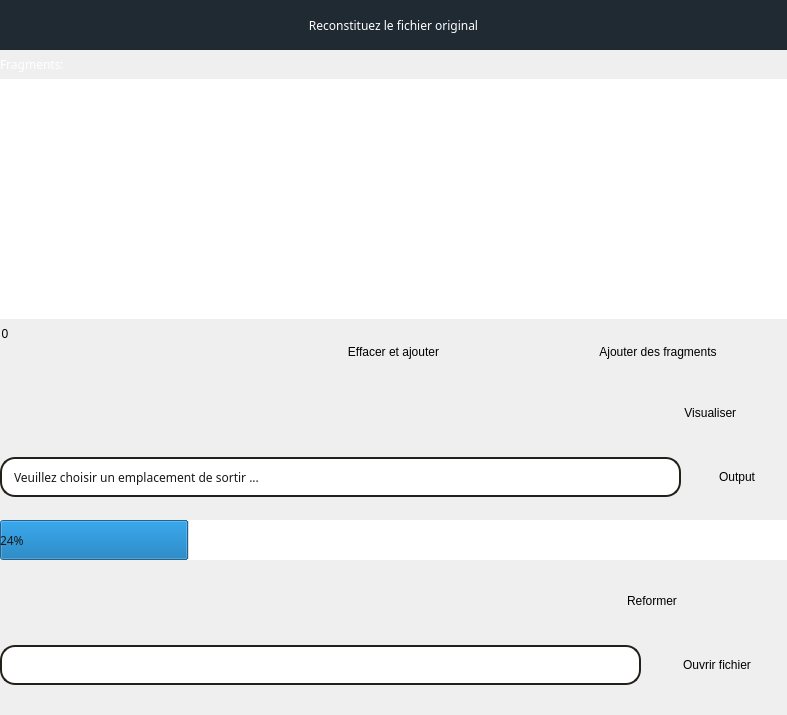
                           <widget class="QGroupBox" name="groupBox_defragmenter">
                            <property name="minimumSize">
                             <size>
                              <width>787</width>
                              <height>0</height>
                             </size>
                            </property>
                            <property name="styleSheet">
                             <string notr="true">border-width:0px;
border-style:solid;
border-color:rgba(30, 42, 25,255);</string>
                            </property>
                            <property name="title">
                             <string/>
                            </property>
                            <layout class="QGridLayout" name="gridLayout_13">
                             <property name="leftMargin">
                              <number>0</number>
                             </property>
                             <property name="topMargin">
                              <number>0</number>
                             </property>
                             <property name="rightMargin">
                              <number>0</number>
                             </property>
                             <property name="bottomMargin">
                              <number>0</number>
                             </property>
                             <item row="0" column="0">
                              <layout class="QVBoxLayout" name="verticalLayout_3">
                               <item>
                                <widget class="QLabel" name="label_10">
                                 <property name="minimumSize">
                                  <size>
                                   <width>0</width>
                                   <height>50</height>
                                  </size>
                                 </property>
                                 <property name="maximumSize">
                                  <size>
                                   <width>16777215</width>
                                   <height>50</height>
                                  </size>
                                 </property>
                                 <property name="styleSheet">
                                  <string notr="true">border-width:0px;
font: 14pt &quot;Arial Black&quot;;
font-family:bold;
color: rgba(255, 255, 255,255);
background-color: rgba(31, 42, 51,255);



</string>
                                 </property>
                                 <property name="text">
                                  <string>Reconstituez le fichier original</string>
                                 </property>
                                 <property name="alignment">
                                  <set>Qt::AlignCenter</set>
                                 </property>
                                </widget>
                               </item>
                               <item>
                                <widget class="QGroupBox" name="groupBox_11">
                                 <property name="maximumSize">
                                  <size>
                                   <width>16777215</width>
                                   <height>300</height>
                                  </size>
                                 </property>
                                 <property name="styleSheet">
                                  <string notr="true">border-width:0px;
border-style:solid;
border-color:rgba(30, 42, 25,255);</string>
                                 </property>
                                 <property name="title">
                                  <string/>
                                 </property>
                                 <layout class="QGridLayout" name="gridLayout_15">
                                  <property name="leftMargin">
                                   <number>0</number>
                                  </property>
                                  <property name="topMargin">
                                   <number>0</number>
                                  </property>
                                  <property name="rightMargin">
                                   <number>0</number>
                                  </property>
                                  <property name="bottomMargin">
                                   <number>0</number>
                                  </property>
                                  <item row="0" column="0">
                                   <layout class="QVBoxLayout" name="verticalLayout_6">
                                    <item>
                                     <widget class="QLabel" name="label_11">
                                      <property name="maximumSize">
                                       <size>
                                        <width>16777215</width>
                                        <height>40</height>
                                       </size>
                                      </property>
                                      <property name="styleSheet">
                                       <string notr="true">border-width:0px;
font: 12pt &quot;Arial Black&quot;;
font-family:bold;
color: rgba(255, 255, 255,255);




</string>
                                      </property>
                                      <property name="text">
                                       <string>Fragments: </string>
                                      </property>
                                     </widget>
                                    </item>
                                    <item>
                                     <widget class="QListWidget" name="listWidget_fichiers_a_defragmenter">
                                      <property name="minimumSize">
                                       <size>
                                        <width>0</width>
                                        <height>240</height>
                                       </size>
                                      </property>
                                      <property name="maximumSize">
                                       <size>
                                        <width>16777215</width>
                                        <height>240</height>
                                       </size>
                                      </property>
                                      <property name="styleSheet">
                                       <string notr="true">
border-width:0px;
font: 12pt &quot;Arial Black&quot;;
font-family:bold;
color: rgba(25, 25, 25,255);
</string>
                                      </property>
                                     </widget>
                                    </item>
                                   </layout>
                                  </item>
                                 </layout>
                                </widget>
                               </item>
                               <item>
                                <widget class="QGroupBox" name="groupBox_12">
                                 <property name="minimumSize">
                                  <size>
                                   <width>0</width>
                                   <height>55</height>
                                  </size>
                                 </property>
                                 <property name="maximumSize">
                                  <size>
                                   <width>16777215</width>
                                   <height>55</height>
                                  </size>
                                 </property>
                                 <property name="styleSheet">
                                  <string notr="true">border-width:0px;
border-style:solid;
border-color:rgba(30, 42, 25,255);</string>
                                 </property>
                                 <property name="title">
                                  <string>0</string>
                                 </property>
                                 <layout class="QGridLayout" name="gridLayout_16">
                                  <property name="leftMargin">
                                   <number>0</number>
                                  </property>
                                  <property name="topMargin">
                                   <number>0</number>
                                  </property>
                                  <property name="rightMargin">
                                   <number>0</number>
                                  </property>
                                  <property name="bottomMargin">
                                   <number>0</number>
                                  </property>
                                  <item row="0" column="0">
                                   <layout class="QHBoxLayout" name="horizontalLayout_7">
                                    <item>
                                     <widget class="QLabel" name="label_12">
                                      <property name="text">
                                       <string/>
                                      </property>
                                     </widget>
                                    </item>
                                    <item>
                                     <widget class="QPushButton" name="pushButton_selectionner_fragments">
                                      <property name="minimumSize">
                                       <size>
                                        <width>0</width>
                                        <height>42</height>
                                       </size>
                                      </property>
                                      <property name="maximumSize">
                                       <size>
                                        <width>270</width>
                                        <height>42</height>
                                       </size>
                                      </property>
                                      <property name="text">
                                       <string>Effacer et ajouter</string>
                                      </property>
                                     </widget>
                                    </item>
                                    <item>
                                     <widget class="QPushButton" name="pushButton_ajouter_fragments">
                                      <property name="minimumSize">
                                       <size>
                                        <width>0</width>
                                        <height>42</height>
                                       </size>
                                      </property>
                                      <property name="maximumSize">
                                       <size>
                                        <width>270</width>
                                        <height>16777215</height>
                                       </size>
                                      </property>
                                      <property name="text">
                                       <string>Ajouter des fragments</string>
                                      </property>
                                     </widget>
                                    </item>
                                   </layout>
                                  </item>
                                 </layout>
                                </widget>
                               </item>
                               <item>
                                <widget class="QGroupBox" name="groupBox_15">
                                 <property name="minimumSize">
                                  <size>
                                   <width>0</width>
                                   <height>55</height>
                                  </size>
                                 </property>
                                 <property name="maximumSize">
                                  <size>
                                   <width>16777215</width>
                                   <height>55</height>
                                  </size>
                                 </property>
                                 <property name="styleSheet">
                                  <string notr="true">border-width:0px;
border-style:solid;
border-color:rgba(30, 42, 25,255);</string>
                                 </property>
                                 <property name="title">
                                  <string/>
                                 </property>
                                 <layout class="QGridLayout" name="gridLayout_19">
                                  <property name="leftMargin">
                                   <number>0</number>
                                  </property>
                                  <property name="topMargin">
                                   <number>0</number>
                                  </property>
                                  <property name="rightMargin">
                                   <number>0</number>
                                  </property>
                                  <property name="bottomMargin">
                                   <number>0</number>
                                  </property>
                                  <item row="0" column="0">
                                   <layout class="QHBoxLayout" name="horizontalLayout_10">
                                    <item>
                                     <widget class="QLabel" name="label_14">
                                      <property name="text">
                                       <string/>
                                      </property>
                                     </widget>
                                    </item>
                                    <item>
                                     <widget class="QPushButton" name="pushButton_visualiser">
                                      <property name="minimumSize">
                                       <size>
                                        <width>0</width>
                                        <height>42</height>
                                       </size>
                                      </property>
                                      <property name="maximumSize">
                                       <size>
                                        <width>150</width>
                                        <height>42</height>
                                       </size>
                                      </property>
                                      <property name="text">
                                       <string>Visualiser </string>
                                      </property>
                                     </widget>
                                    </item>
                                   </layout>
                                  </item>
                                 </layout>
                                </widget>
                               </item>
                               <item>
                                <widget class="QGroupBox" name="groupBox_17">
                                 <property name="minimumSize">
                                  <size>
                                   <width>0</width>
                                   <height>60</height>
                                  </size>
                                 </property>
                                 <property name="title">
                                  <string/>
                                 </property>
                                 <layout class="QGridLayout" name="gridLayout_20">
                                  <property name="leftMargin">
                                   <number>0</number>
                                  </property>
                                  <property name="topMargin">
                                   <number>0</number>
                                  </property>
                                  <property name="rightMargin">
                                   <number>0</number>
                                  </property>
                                  <property name="bottomMargin">
                                   <number>0</number>
                                  </property>
                                  <item row="0" column="0">
                                   <layout class="QHBoxLayout" name="horizontalLayout_12">
                                    <item>
                                     <widget class="QLineEdit" name="lineEdit_output_directory">
                                      <property name="minimumSize">
                                       <size>
                                        <width>0</width>
                                        <height>40</height>
                                       </size>
                                      </property>
                                      <property name="styleSheet">
                                       <string notr="true">padding-left:10px;
border-width:0px;
font: 12pt &quot;Arial Black&quot;;
font-family:bold;
color: rgba(25, 25, 25,255);
border-width:2px;
border-style:solid;
border-color:rgba(35, 32, 25,255);
border-radius:15px;</string>
                                      </property>
                                      <property name="text">
                                       <string>Veuillez choisir un emplacement de sortir ...</string>
                                      </property>
                                      <property name="readOnly">
                                       <bool>true</bool>
                                      </property>
                                     </widget>
                                    </item>
                                    <item>
                                     <widget class="QPushButton" name="pushButton_output_directory">
                                      <property name="minimumSize">
                                       <size>
                                        <width>100</width>
                                        <height>42</height>
                                       </size>
                                      </property>
                                      <property name="text">
                                       <string>Output</string>
                                      </property>
                                     </widget>
                                    </item>
                                   </layout>
                                  </item>
                                 </layout>
                                </widget>
                               </item>
                               <item>
                                <widget class="QGroupBox" name="groupBox_13">
                                 <property name="minimumSize">
                                  <size>
                                   <width>0</width>
                                   <height>55</height>
                                  </size>
                                 </property>
                                 <property name="maximumSize">
                                  <size>
                                   <width>16777215</width>
                                   <height>55</height>
                                  </size>
                                 </property>
                                 <property name="styleSheet">
                                  <string notr="true">border-width:0px;
border-style:solid;
border-color:rgba(30, 42, 25,255);</string>
                                 </property>
                                 <property name="title">
                                  <string/>
                                 </property>
                                 <layout class="QGridLayout" name="gridLayout_17">
                                  <property name="leftMargin">
                                   <number>0</number>
                                  </property>
                                  <property name="topMargin">
                                   <number>0</number>
                                  </property>
                                  <property name="rightMargin">
                                   <number>0</number>
                                  </property>
                                  <property name="bottomMargin">
                                   <number>0</number>
                                  </property>
                                  <item row="0" column="0">
                                   <layout class="QHBoxLayout" name="horizontalLayout_8">
                                    <item>
                                     <widget class="QProgressBar" name="progressBar_defragmentation">
                                      <property name="minimumSize">
                                       <size>
                                        <width>0</width>
                                        <height>40</height>
                                       </size>
                                      </property>
                                      <property name="styleSheet">
                                       <string notr="true">
font: 12pt &quot;Arial Black&quot;;
font-family:bold;
color: rgba(25, 25, 25,255);




</string>
                                      </property>
                                      <property name="value">
                                       <number>24</number>
                                      </property>
                                      <property name="alignment">
                                       <set>Qt::AlignLeading|Qt::AlignLeft|Qt::AlignVCenter</set>
                                      </property>
                                     </widget>
                                    </item>
                                   </layout>
                                  </item>
                                 </layout>
                                </widget>
                               </item>
                               <item>
                                <widget class="QGroupBox" name="groupBox_14">
                                 <property name="minimumSize">
                                  <size>
                                   <width>0</width>
                                   <height>55</height>
                                  </size>
                                 </property>
                                 <property name="maximumSize">
                                  <size>
                                   <width>16777215</width>
                                   <height>55</height>
                                  </size>
                                 </property>
                                 <property name="styleSheet">
                                  <string notr="true">border-width:0px;
border-style:solid;
border-color:rgba(30, 42, 25,255);</string>
                                 </property>
                                 <property name="title">
                                  <string/>
                                 </property>
                                 <layout class="QGridLayout" name="gridLayout_18">
                                  <property name="leftMargin">
                                   <number>0</number>
                                  </property>
                                  <property name="topMargin">
                                   <number>0</number>
                                  </property>
                                  <property name="rightMargin">
                                   <number>0</number>
                                  </property>
                                  <property name="bottomMargin">
                                   <number>0</number>
                                  </property>
                                  <item row="0" column="0">
                                   <layout class="QHBoxLayout" name="horizontalLayout_9">
                                    <item>
                                     <widget class="QLabel" name="label_13">
                                      <property name="text">
                                       <string/>
                                      </property>
                                     </widget>
                                    </item>
                                    <item>
                                     <widget class="QPushButton" name="pushButton_reformer">
                                      <property name="minimumSize">
                                       <size>
                                        <width>0</width>
                                        <height>42</height>
                                       </size>
                                      </property>
                                      <property name="maximumSize">
                                       <size>
                                        <width>270</width>
                                        <height>42</height>
                                       </size>
                                      </property>
                                      <property name="text">
                                       <string>Reformer</string>
                                      </property>
                                     </widget>
                                    </item>
                                   </layout>
                                  </item>
                                 </layout>
                                </widget>
                               </item>
                               <item>
                                <widget class="QGroupBox" name="groupBox_18">
                                 <property name="minimumSize">
                                  <size>
                                   <width>0</width>
                                   <height>60</height>
                                  </size>
                                 </property>
                                 <property name="title">
                                  <string/>
                                 </property>
                                 <layout class="QGridLayout" name="gridLayout_21">
                                  <property name="leftMargin">
                                   <number>0</number>
                                  </property>
                                  <property name="topMargin">
                                   <number>0</number>
                                  </property>
                                  <property name="rightMargin">
                                   <number>0</number>
                                  </property>
                                  <property name="bottomMargin">
                                   <number>0</number>
                                  </property>
                                  <item row="0" column="0">
                                   <layout class="QHBoxLayout" name="horizontalLayout_13">
                                    <item>
                                     <widget class="QLineEdit" name="lineEdit_result_defragmentation">
                                      <property name="minimumSize">
                                       <size>
                                        <width>0</width>
                                        <height>40</height>
                                       </size>
                                      </property>
                                      <property name="styleSheet">
                                       <string notr="true">padding-left:10px;
border-width:0px;
font: 12pt &quot;Arial Black&quot;;
font-family:bold;
color: rgba(25, 25, 25,255);
border-width:2px;
border-style:solid;
border-color:rgba(35, 32, 25,255);
border-radius:15px;</string>
                                      </property>
                                      <property name="readOnly">
                                       <bool>true</bool>
                                      </property>
                                     </widget>
                                    </item>
                                    <item>
                                     <widget class="QPushButton" name="pushButton_ouvrir_fichier_sortir">
                                      <property name="minimumSize">
                                       <size>
                                        <width>140</width>
                                        <height>42</height>
                                       </size>
                                      </property>
                                      <property name="text">
                                       <string>Ouvrir fichier</string>
                                      </property>
                                     </widget>
                                    </item>
                                   </layout>
                                  </item>
                                 </layout>
                                </widget>
                               </item>
                               <item>
                                <widget class="QLabel" name="label_16">
                                 <property name="text">
                                  <string/>
                                 </property>
                                </widget>
                               </item>
                              </layout>
                             </item>
                            </layout>
                           </widget>
